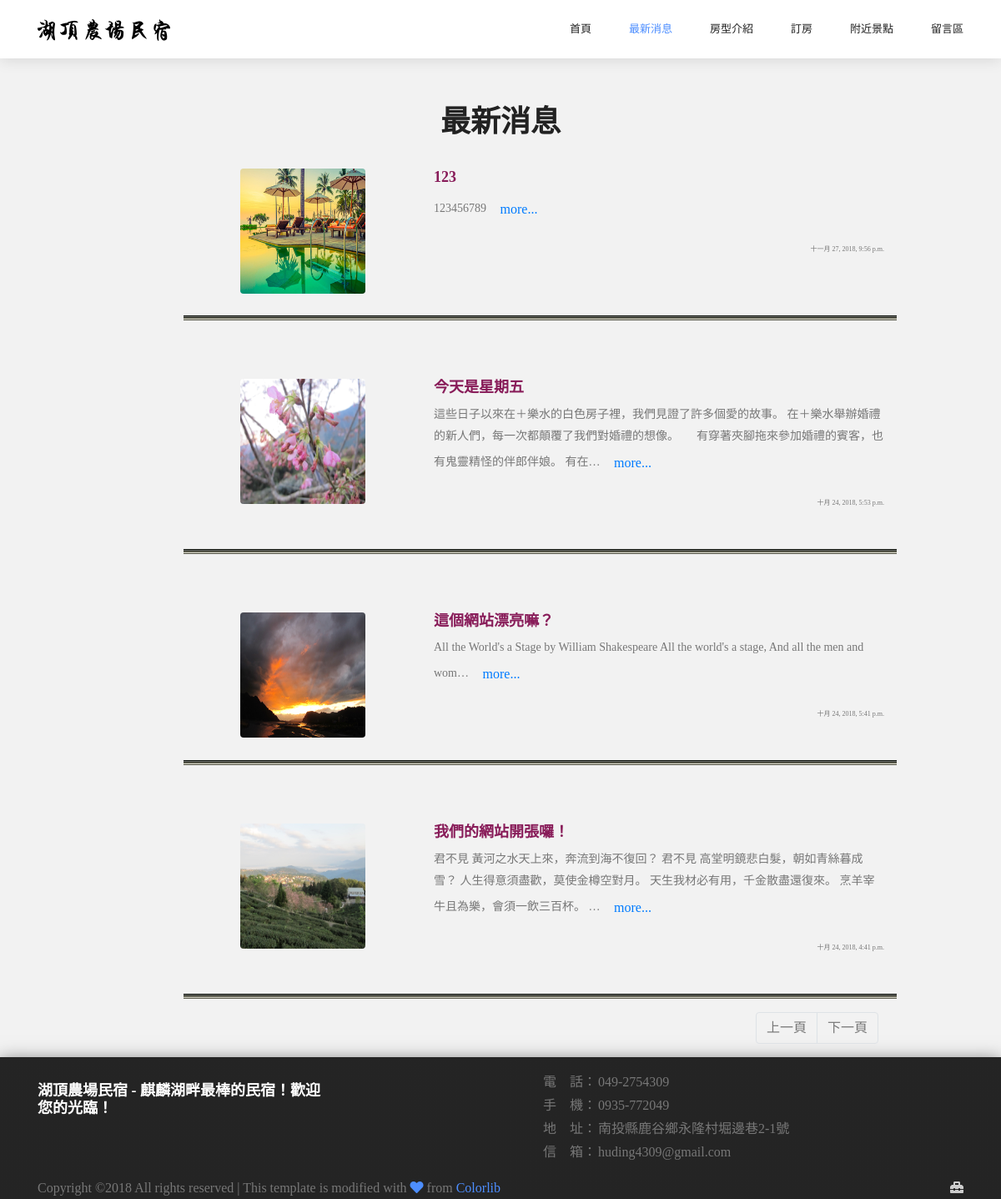
Page /news on the committed database.
### mysite/models.py (models this page shows)
class news_dashboard(models.Model):
    class Meta:
        verbose_name = '最新消息'
        verbose_name_plural = '最新消息'
    news_title = models.CharField(max_length=30, verbose_name='標題')
    news_content = models.TextField(verbose_name='內容')
    news_thumbnail = models.FileField(verbose_name='縮圖')
    news_upload_time = models.DateTimeField(auto_now=True, verbose_name='發布時間')

### mysite/views.py (the view)
# urls.py: path('news', views.news, name='news'),
def news(request):
    news = True
    all_news = models.news_dashboard.objects.all().order_by('-news_upload_time')
    paginator = Paginator(all_news, 10)
    p = request.GET.get('p')
    if not p:
        p = 1
    try:
        some_news = paginator.page(p)
    except PageNotAnInteger:
        some_news = paginator.page(1)
    except EmptyPage:
        some_news = paginator.page(paginator.num_pages)
    return HttpResponse(render(request, '../templates/news.html', locals()))

### templates/news.html (shortened to what this page needs)
{% extends "base.html" %}
{% block content %}
{% load static %}
<div class='container' align='center'>
<h1 align=center>最新消息</h1>
{% for news in some_news %}
<br>
<div class='row'>
  <div class='col-sm-2'>
  </div>
	<div class='col-sm-3'>
    <img src="{{ news.news_thumbnail.url }}" class="rounded mx-auto d-block" width=150 height=150>
	</div>
	<div class='col-sm-6'>
    <h4 align='left'>{{ news.news_title}}</h4>
      <p style="font-size: 14px;text-align: left;">{{news.news_content|truncatechars:100|safe}}
          <button data-toggle="modal" class="btn btn-link" data-target="#myModal{{ forloop.counter }}">more...</button>
      </p>
    <p style="font-size: 8px" align='right'>{{ news.news_upload_time}}</p>
	</div>
</div>
<br>
<div class='row'><div class="new_line col-md-9 offset-md-2"></div></div>
{% endfor %}
<br>
<nav style="right: 0px; position: absolute; transform:translate(-100%,-100%)">
    <ul class="pagination">
      <li class="page-item">
        <a class="page-link" {% if some_news.has_previous %} href="news?p={{ some_news.previous_page_number }}" {% endif %}>上一頁</a>
      </li>
      <li class="page-item">
        <a class="page-link" {% if some_news.has_next %} href="news?p={{ some_news.next_page_number }}" {% endif %}>下一頁</a>
      </li>
    </ul>
</nav>
</div>
{% endblock %}

### templates/base.html (style rules this page uses)
* { font-family: 'Noto Sans TC'; }
h4 { color: #881c59; }
.new_line { background: url(static/line.png); background-repeat: repeat-x; padding-bottom: 50px; width: 80vw; }

### rows in the picture
news_dashboard: news_thumbnail (picture), news_title "123", news_content "123456789", news_upload_time "十一月 27, 2018, 9:56 p.m."
news_dashboard: news_thumbnail (picture), news_title "今天是星期五", news_content "這些日子以來在＋樂水的白色房子裡，我們見證了許多個愛的故事。 在＋樂水舉辦婚禮的新人們，每一次都顛覆了我們對婚禮的想像。 有穿著夾腳拖來參加婚禮的賓客，也有鬼靈精怪的伴郎伴娘。 有在…", news_upload_time "十月 24, 2018, 5:53 p.m."
news_dashboard: news_thumbnail (picture), news_title "這個網站漂亮嘛？", news_content "All the World's a Stage by William Shakespeare All the world's a stage, And all the men and wom…", news_upload_time "十月 24, 2018, 5:41 p.m."
news_dashboard: news_thumbnail (picture), news_title "我們的網站開張囉！", news_content "君不見 黃河之水天上來，奔流到海不復回？ 君不見 高堂明鏡悲白髮，朝如青絲暮成雪？ 人生得意須盡歡，莫使金樽空對月。 天生我材必有用，千金散盡還復來。 烹羊宰牛且為樂，會須一飲三百杯。 …", news_upload_time "十月 24, 2018, 4:41 p.m."
